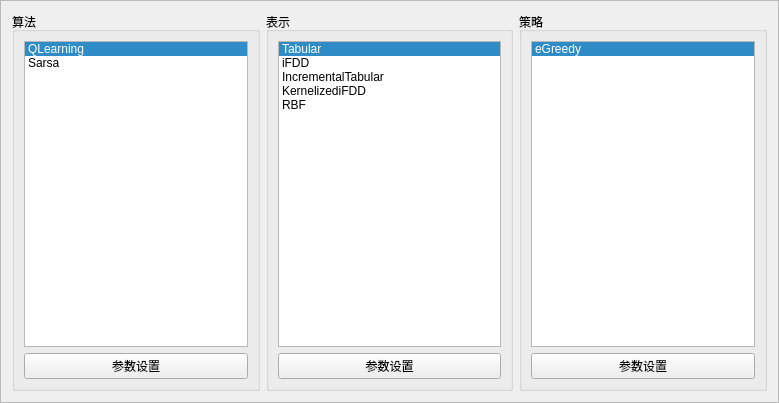
<?xml version="1.0" encoding="UTF-8"?>
<ui version="4.0">
 <class>Frame</class>
 <widget class="QFrame" name="Frame">
  <property name="geometry">
   <rect>
    <x>0</x>
    <y>0</y>
    <width>779</width>
    <height>403</height>
   </rect>
  </property>
  <property name="windowTitle">
   <string>Frame</string>
  </property>
  <property name="frameShape">
   <enum>QFrame::StyledPanel</enum>
  </property>
  <property name="frameShadow">
   <enum>QFrame::Raised</enum>
  </property>
  <layout class="QGridLayout" name="gridLayout">
   <item row="0" column="0">
    <widget class="QGroupBox" name="groupBox_2">
     <property name="title">
      <string>算法</string>
     </property>
     <layout class="QVBoxLayout" name="verticalLayout_2">
      <item>
       <widget class="QListWidget" name="lstAgent">
        <property name="currentRow">
         <number>0</number>
        </property>
        <item>
         <property name="text">
          <string>QLearning</string>
         </property>
        </item>
        <item>
         <property name="text">
          <string>Sarsa</string>
         </property>
        </item>
       </widget>
      </item>
      <item>
       <widget class="QPushButton" name="btnConfigAgent">
        <property name="text">
         <string>参数设置</string>
        </property>
       </widget>
      </item>
     </layout>
    </widget>
   </item>
   <item row="0" column="1">
    <widget class="QGroupBox" name="groupBox_3">
     <property name="title">
      <string>表示</string>
     </property>
     <layout class="QVBoxLayout" name="verticalLayout_3">
      <item>
       <widget class="QListWidget" name="lstRepresentation">
        <property name="currentRow">
         <number>0</number>
        </property>
        <item>
         <property name="text">
          <string>Tabular</string>
         </property>
        </item>
        <item>
         <property name="text">
          <string>iFDD</string>
         </property>
        </item>
        <item>
         <property name="text">
          <string>IncrementalTabular</string>
         </property>
        </item>
        <item>
         <property name="text">
          <string>KernelizediFDD</string>
         </property>
        </item>
        <item>
         <property name="text">
          <string>RBF</string>
         </property>
        </item>
       </widget>
      </item>
      <item>
       <widget class="QPushButton" name="btnConfigRepresentation">
        <property name="text">
         <string>参数设置</string>
        </property>
       </widget>
      </item>
     </layout>
    </widget>
   </item>
   <item row="0" column="2">
    <widget class="QGroupBox" name="groupBox_4">
     <property name="title">
      <string>策略</string>
     </property>
     <layout class="QVBoxLayout" name="verticalLayout_4">
      <item>
       <widget class="QListWidget" name="lstPolicy">
        <property name="currentRow">
         <number>0</number>
        </property>
        <item>
         <property name="text">
          <string>eGreedy</string>
         </property>
        </item>
       </widget>
      </item>
      <item>
       <widget class="QPushButton" name="btnConfigPolicy">
        <property name="text">
         <string>参数设置</string>
        </property>
       </widget>
      </item>
     </layout>
    </widget>
   </item>
  </layout>
 </widget>
 <resources/>
 <connections/>
</ui>
